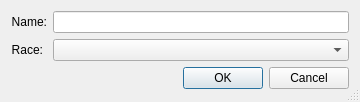
<?xml version="1.0" encoding="UTF-8"?>
<ui version="4.0">
 <class>Dialog</class>
 <widget class="QDialog" name="Dialog">
  <property name="geometry">
   <rect>
    <x>0</x>
    <y>0</y>
    <width>360</width>
    <height>102</height>
   </rect>
  </property>
  <property name="windowTitle">
   <string>Create Character</string>
  </property>
  <property name="sizeGripEnabled">
   <bool>true</bool>
  </property>
  <layout class="QFormLayout" name="formLayout">
   <item row="0" column="0">
    <widget class="QLabel" name="label">
     <property name="text">
      <string>Name:</string>
     </property>
     <property name="textFormat">
      <enum>Qt::PlainText</enum>
     </property>
     <property name="alignment">
      <set>Qt::AlignRight|Qt::AlignTrailing|Qt::AlignVCenter</set>
     </property>
     <property name="labelClass" stdset="0">
      <string>fieldName</string>
     </property>
    </widget>
   </item>
   <item row="0" column="1">
    <widget class="QLineEdit" name="nameLineEdit"/>
   </item>
   <item row="2" column="0">
    <widget class="QLabel" name="label_2">
     <property name="text">
      <string>Race:</string>
     </property>
     <property name="textFormat">
      <enum>Qt::PlainText</enum>
     </property>
     <property name="alignment">
      <set>Qt::AlignRight|Qt::AlignTrailing|Qt::AlignVCenter</set>
     </property>
     <property name="labelClass" stdset="0">
      <string>fieldName</string>
     </property>
    </widget>
   </item>
   <item row="3" column="0" colspan="2">
    <widget class="QDialogButtonBox" name="buttonBox">
     <property name="orientation">
      <enum>Qt::Horizontal</enum>
     </property>
     <property name="standardButtons">
      <set>QDialogButtonBox::Cancel|QDialogButtonBox::Ok</set>
     </property>
    </widget>
   </item>
   <item row="2" column="1">
    <widget class="QComboBox" name="selectRaceComboBox"/>
   </item>
  </layout>
 </widget>
 <resources/>
 <connections>
  <connection>
   <sender>buttonBox</sender>
   <signal>accepted()</signal>
   <receiver>Dialog</receiver>
   <slot>accept()</slot>
   <hints>
    <hint type="sourcelabel">
     <x>227</x>
     <y>71</y>
    </hint>
    <hint type="destinationlabel">
     <x>157</x>
     <y>87</y>
    </hint>
   </hints>
  </connection>
  <connection>
   <sender>buttonBox</sender>
   <signal>rejected()</signal>
   <receiver>Dialog</receiver>
   <slot>reject()</slot>
   <hints>
    <hint type="sourcelabel">
     <x>295</x>
     <y>77</y>
    </hint>
    <hint type="destinationlabel">
     <x>286</x>
     <y>87</y>
    </hint>
   </hints>
  </connection>
 </connections>
</ui>
